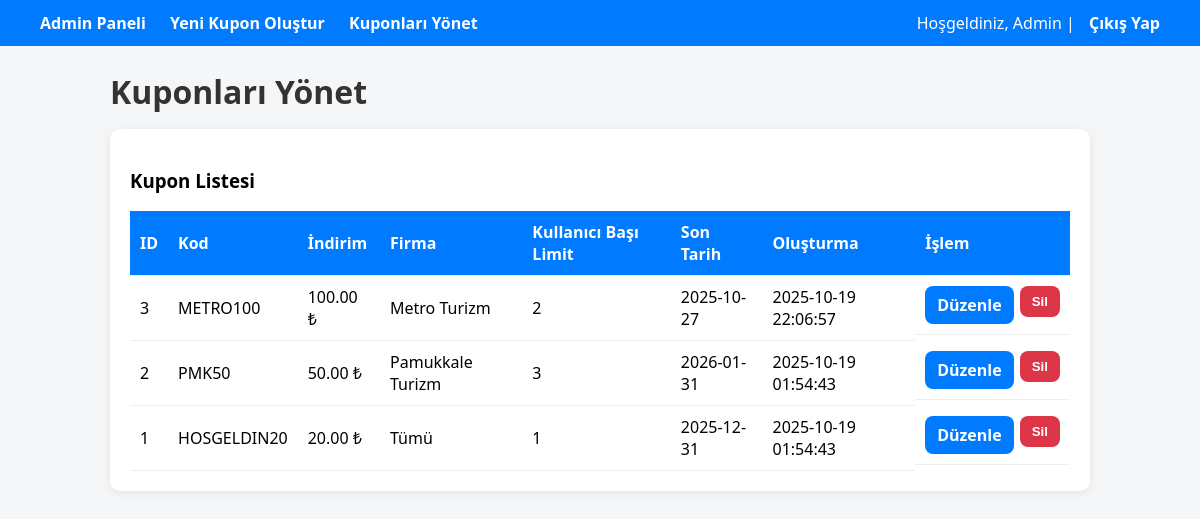
Screenshot of /manage_coupons.php (signed in) with the database file from the repository.
### tables this page shows
CREATE TABLE coupons (
    id           INTEGER PRIMARY KEY AUTOINCREMENT,
    code         TEXT    NOT NULL UNIQUE,                 -- ör: HOSGELDIN20
    discount     REAL    NOT NULL CHECK(discount > 0),    -- indirim tutarı (yüzde ya da tutar, uygulamada karar veririz)
    company_id   INTEGER NULL REFERENCES firms(id) ON DELETE CASCADE,  -- NULL ise tüm firmalarda geçerli
    usage_limit  INTEGER NULL CHECK(usage_limit >= 0),    -- NULL = limitsiz
    expire_date  TEXT    NOT NULL,                        -- 'YYYY-MM-DD' biçiminde saklayın
    created_at   TEXT    NOT NULL DEFAULT (datetime('now','localtime'))
);

CREATE TABLE firms (
    id INTEGER PRIMARY KEY AUTOINCREMENT,
    name TEXT NOT NULL
, logo_path TEXT, created_at TEXT);

### manage_coupons.php (the view, shortened to what this page needs)
<?php
try {
  $sqlitePath = getenv('SQLITE_PATH') ?: __DIR__ . '/sqlite/database.db';
  $db = new PDO('sqlite:' . $sqlitePath);
  $db->setAttribute(PDO::ATTR_ERRMODE, PDO::ERRMODE_EXCEPTION);
  $db->exec("PRAGMA foreign_keys = ON");
  $db->exec("PRAGMA busy_timeout = 3000");
} catch (Exception $e) { die("DB hata: ".htmlspecialchars($e->getMessage())); }
$list = $db->query("
    SELECT c.id, c.code, c.discount, c.company_id, c.usage_limit, c.expire_date, c.created_at,
           f.name AS firm_name
    FROM coupons c
    LEFT JOIN firms f ON c.company_id = f.id
    ORDER BY c.created_at DESC, c.id DESC
")->fetchAll(PDO::FETCH_ASSOC);
?>
<!DOCTYPE html>
<html>
<head>
</head>
<body>
    <div class="navbar">
        <div class="left">
            <a href="admin_panel.php">Admin Paneli</a>
            <a href="create_coupon.php">Yeni Kupon Oluştur</a>
            <a href="manage_coupons.php">Kuponları Yönet</a>
        </div>
        <div class="right">
            Hoşgeldiniz, <?php echo htmlspecialchars($_SESSION['username']); ?> |
            <a href="logout.php">Çıkış Yap</a>
        </div>
    </div>
    <div class="wrap">
        <h1>Kuponları Yönet</h1>
        <div class="card">
            <h3>Kupon Listesi</h3>
            <table>
                <thead>
                    <tr>
                        <th>ID</th>
                        <th>Kod</th>
                        <th>İndirim</th>
                        <th>Firma</th>
                        <th>Kullanıcı Başı Limit</th>
                        <th>Son Tarih</th>
                        <th>Oluşturma</th>
                        <th>İşlem</th>
                    </tr>
                </thead>
                <tbody>
                <?php if (count($list) === 0): ?>
                    <tr><td colspan="8">Hiç kupon yok.</td></tr>
                <?php else: ?>
                    <?php foreach ($list as $row): ?>
                        <tr>
                            <td><?php echo (int)$row['id']; ?></td>
                            <td><?php echo htmlspecialchars($row['code']); ?></td>
                            <td><?php echo number_format((float)$row['discount'], 2); ?> ₺</td>
                            <td><?php echo $row['firm_name'] ? htmlspecialchars($row['firm_name']) : 'Tümü'; ?></td>
                            <td><?php echo $row['usage_limit'] !== null ? (int)$row['usage_limit'] : 'Sınırsız'; ?></td>
                            <td><?php echo htmlspecialchars($row['expire_date']); ?></td>
                            <td><?php echo htmlspecialchars($row['created_at']); ?></td>
                            <td class="actions">
                                <a class="btn" href="manage_coupons.php?edit=<?php echo (int)$row['id']; ?>">Düzenle</a>
                                <form method="POST" style="display:inline;" onsubmit="return confirm('Bu kuponu silmek istediğinize emin misiniz?');">
                                    <button type="submit" class="btn btn-danger">Sil</button>
                                </form>
                            </td>
                        </tr>
                    <?php endforeach; ?>
                <?php endif; ?>
                </tbody>
            </table>
        </div>
    </div>
</body>
</html>

### manage_coupons.php (style rules this page uses)
body { font-family:'Segoe UI', Tahoma, Geneva, Verdana, sans-serif; background:#f4f6f8; margin:0; }
.navbar { background:#007bff; color:#fff; display:flex; justify-content:space-between; align-items:center; padding:12px 30px; }
.navbar a { color:#fff; text-decoration:none; margin:0 10px; font-weight:bold; }
.wrap { width:96%; max-width:980px; margin:24px auto; }
h1 { color:#333; margin:0 0 16px; }
.card { background:#fff; border-radius:10px; box-shadow:0 2px 10px rgba(0,0,0,.08); padding:20px; }
table { width:100%; border-collapse:collapse; margin-top:10px; background:#fff; }
th, td { padding:10px; border-bottom:1px solid #eee; text-align:left; }
th { background:#007bff; color:#fff; position:sticky; top:0; }
.actions { display:flex; gap:6px; }
.btn { background:#007bff; color:#fff; border:none; padding:8px 12px; border-radius:8px; cursor:pointer; font-weight:600; text-decoration:none; display:inline-block; }
.btn-danger { background:#dc3545; }

### rows the page displays
coupons: id "3", code "METRO100", discount "100.00", company.name "Metro Turizm", usage_limit "2", expire_date "2025-10-27", created_at "2025-10-19 22:06:57"
coupons: id "2", code "PMK50", discount "50.00", company.name "Pamukkale Turizm", usage_limit "3", expire_date "2026-01-31", created_at "2025-10-19 01:54:43"
coupons: id "1", code "HOSGELDIN20", discount "20.00", shows "Tümü", usage_limit "1", expire_date "2025-12-31", created_at "2025-10-19 01:54:43"

### other values shown
$_SESSION['username'] "Admin"
